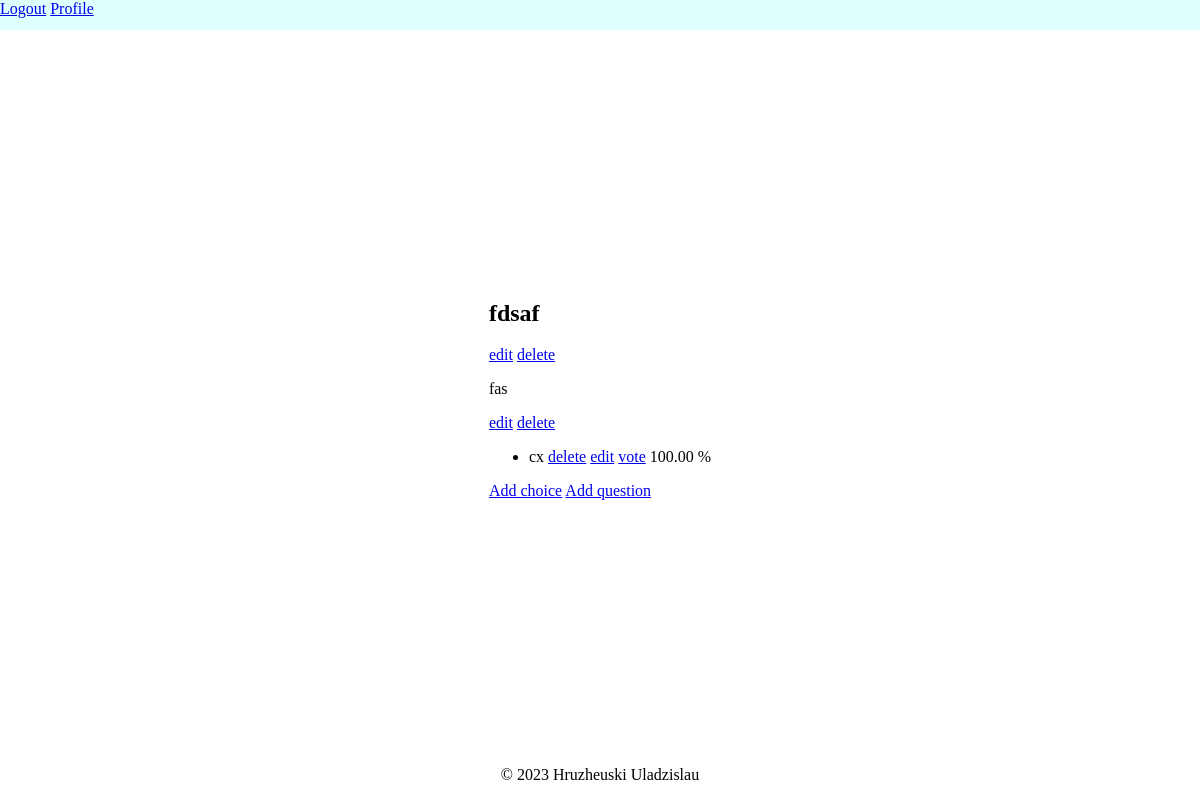
The app's page /poll/21/ (signed in), older data.
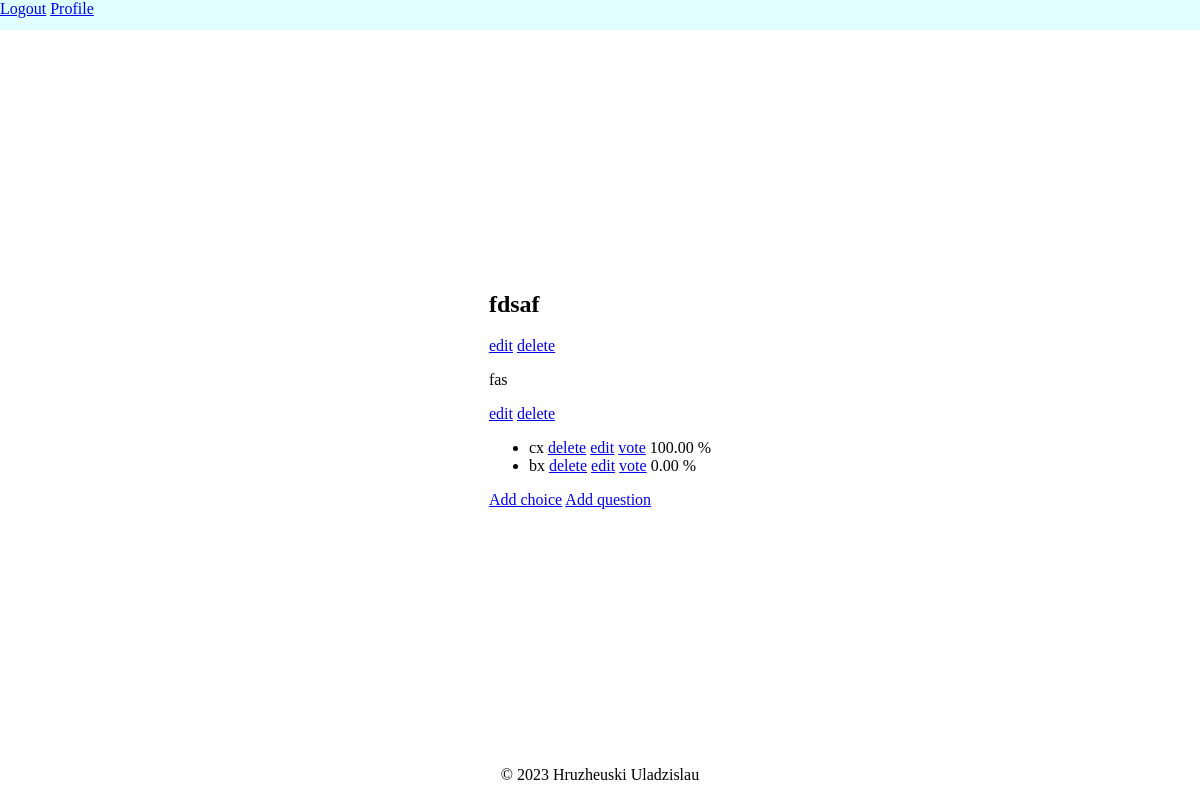
The same page, newer data.
### polls/models.py (models this page shows, shortened)
class Poll(models.Model):
    poll_text = models.CharField(max_length=200)
    creator = models.ForeignKey(User, on_delete=models.CASCADE)
    pub_date = models.DateTimeField(auto_now_add=True)
    def __str__(self):
        return self.poll_text

class Question(models.Model):
    question_text = models.CharField(max_length=200)
    poll = models.ForeignKey(Poll, on_delete=models.CASCADE)
    def __str__(self):
        return self.question_text

class Choice(models.Model):
    choice_text = models.CharField(max_length=100)
    question = models.ForeignKey(Question, on_delete=models.CASCADE)
    @property
    def get_percent(self):
        count_votes = Vote.objects.filter(choice__question=self.question).count()
        return f'{self.vote_set.count() / count_votes * 100:.2f} %' if count_votes != 0 else ''
    def __str__(self):
        return self.choice_text

### polls/views.py (the view)
# urls.py: path('poll/<int:poll_id>/', ShowPoll.as_view(), name='show_poll'),
@method_decorator(login_required, name="dispatch")
class ShowPoll(DetailView):
    model = Poll
    template_name = 'polls/show_poll.html'
    pk_url_kwarg = 'poll_id'

### polls/templates/polls/show_poll.html
{% extends "polls/base.html" %}
{% load crispy_forms_filters %}
{% block content %}
<div class="container">
    <div class="content-section">
        <h2> {{ poll }}</h2>
        <p>
            {% if user == poll.creator %}
                <a href="{% url 'edit_poll' poll.id %}">edit</a>
                <a href="{% url 'delete_poll' poll.id %}">delete</a>
            {% endif %}
        </p>
        {% for question in poll.question_set.all %}
            <p>{{ question }}</p>
            {% if user == poll.creator %}
                <a href="{% url 'edit_question' question.id %}">edit</a>
                <a href="{% url 'delete_question' question.id%}">delete</a>
            {% endif %}
            <ul>
                {% for choice in question.choice_set.all %}
                    <li>
                        {{ choice }}
                        {% if user == poll.creator %}
                            <a href="{% url 'delete_choice' choice.id%}">delete</a>
                            <a href="{% url 'edit_choice' choice.id%}">edit</a>
                        {% endif %}
                        <a href="{% url 'vote' choice.id%}">vote</a>
                        {{ choice.get_percent }}
                    </li>
                {% endfor %}
            </ul>
            {% if user == poll.creator %}
                <a href="{% url 'create_choice' question.id %}">Add choice</a>
            {% endif %}
        {% endfor %}
        {% if user == poll.creator %}
            <a href="{% url 'create_question' poll.id %}">Add question</a>
        {% endif %}
    </div>
</div>
{% endblock content %}

### polls/templates/polls/base.html (shortened to what this page needs)
{% load static %}
<!DOCTYPE html>
<html lang="en">
<head>
    <link type="text/css" href="{% static 'polls/css/style.css' %}" rel="stylesheet">
</head>
<body>
<header class="site-header">
    <nav>
        <div class="navbar-nav">
            {% if user.is_authenticated %}
                <a class="nav-item nav-link" href="{% url 'logout' %}">Logout</a>
                <a class="nav-item nav-link" href="{% url 'profile'  %}">Profile</a>
            {% else %}
                <a class="nav-item nav-link" href="{% url 'login' %}">Login</a>
                <a class="nav-item nav-link" href="{% url 'register' %}">Register</a>
            {% endif %}
        </div>
    </nav>
</header>
{% block content %}{% endblock %}
<footer class="foot">
    <p>&copy 2023 Hruzheuski Uladzislau</p>
</footer>
</body>
</html>

### polls/static/polls/css/style.css (style rules this page uses)
html, body { height: 100%; width: 100%; }
body { min-height: 100vh; margin:0; display:flex; flex-direction:column; }
header { min-height:30px; background:lightcyan; }
footer { min-height:50px; bottom: 0; text-align: center; margin-top: auto; }
.container { height: 90%; display: flex; align-items: center; justify-content: center; }

Row changes from the older to the newer data that the page shows:
added Choice: choice_text "bx", get_percent "0.00 %"
